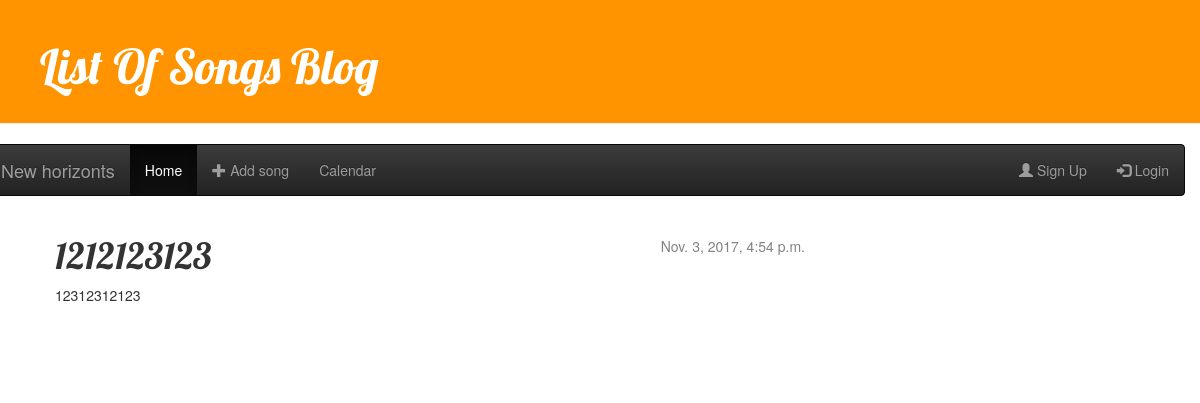
Screenshot of /post/7/ with the database file from the repository.
### blog/models.py (models this page shows, shortened)
class Post(models.Model):
    author = models.ForeignKey('auth.User')
    title = models.CharField(max_length=200)
    text = models.TextField()
    created_date = models.DateTimeField(
            default=timezone.now)
    published_date = models.DateTimeField(
            blank=True, null=True)

### blog/views.py (the view)
# urls.py: url(r'^post/(?P<pk>[0-9]+)/$', views.post_detail, name='post_detail'),
def post_detail(request, pk):
    post = get_object_or_404(Post, pk=pk)
    return render(request, 'blog/post_detail.html', {'post': post})

### blog/templates/blog/post_detail.html (shortened to what this page needs)
{% extends 'blog/base.html' %}
{% block content %}
    <div class="post">
        {% if post.published_date %}
            <div class="date">
                {{ post.published_date }}
            </div>
        {% endif %}
        <h1>{{ post.title }}</h1>
        <p>{{ post.text|linebreaksbr }}</p>
    </div>
{% endblock %}

### blog/static/css/main.css (style rules this page uses)
h1, h2, h3, h4 { font-family: 'Lobster', cursive; }
.date { float: right; color: #828282; }
.post { margin-bottom: 70px; }

### rows the page displays
Post: published_date "Nov. 3, 2017, 4:54 p.m.", title "1212123123", text "12312312123"
